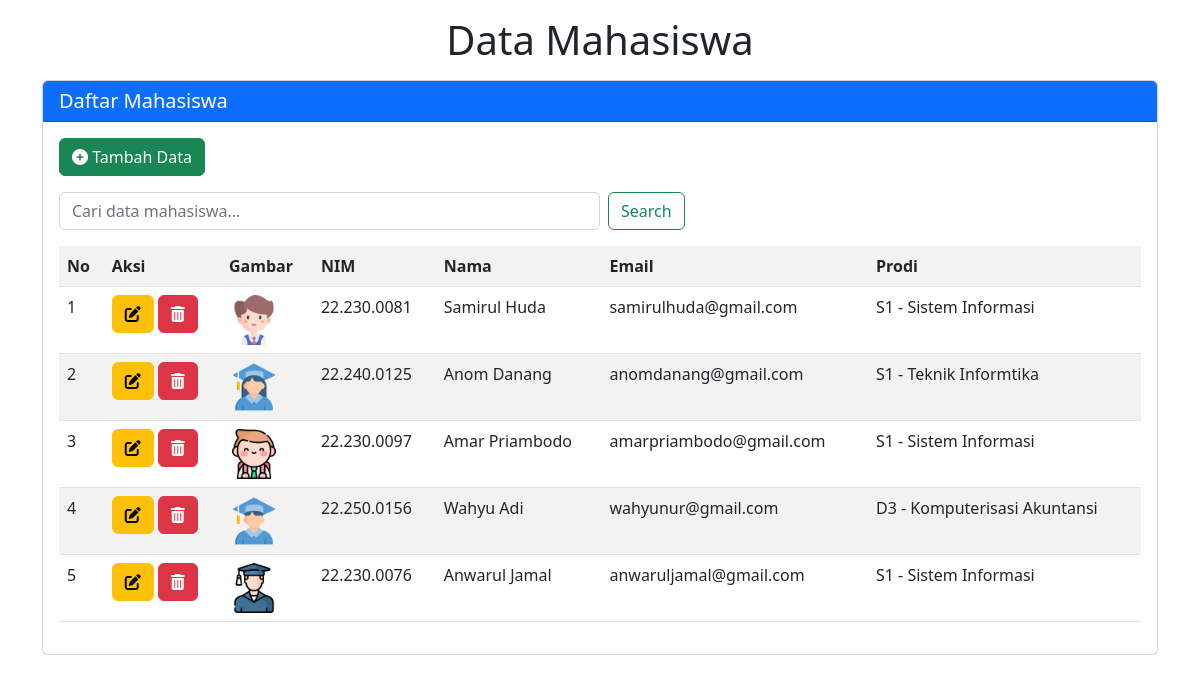
The page / on the database its author committed.
### tables this page shows
CREATE TABLE `mahasiswa` (
  `id` int(11) NOT NULL,
  `gambar` varchar(100) NOT NULL,
  `nim` varchar(11) NOT NULL,
  `nama` varchar(150) NOT NULL,
  `email` varchar(100) NOT NULL,
  `jurusan` varchar(50) NOT NULL
);

### function.php (called while the page is built, shortened)
<?php
    $server = "localhost";
    $user = "root";
    $pass = "";
    $database = "dbmahasiswa";
    $conn = mysqli_connect($server, $user, $pass, $database);
    function query($query) {
        global $conn;
        $result = mysqli_query($conn, $query);
        $rows = [];
        while ( $row = mysqli_fetch_assoc($result) ) {
            $rows[] = $row;
        }
        return $rows;
    }
?>

### index.php (the view, shortened to what this page needs)
<?php
    require 'function.php';
    $mahasiswa = query("SELECT * FROM mahasiswa");
?>
<!DOCTYPE html>
<html lang="en">
<head>
    <link rel="stylesheet" href="https://cdn.jsdelivr.net/npm/bootstrap@5.2.3/dist/css/bootstrap.min.css">
</head>
<body>
    <div class="container">
        <h1 class="text-center mt-3">Data Mahasiswa</h1>
        <div class="card mt-3">
            <h5 class="card-header bg-primary text-white">Daftar Mahasiswa</h5>
            <div class="card-body">
                <button type="button" class="btn btn-success" data-bs-toggle="modal" data-bs-target="#exampleModal">
                <i class="fa-solid fa-circle-plus"></i> Tambah Data
                </button>
                <form class="d-flex mt-3" role="search" action="" method="post">
                    <input class="form-control me-2 w-50" type="search" name="keyword" autocomplete="off" autofocus placeholder="Cari data mahasiswa..." aria-label="Search">
                    <button class="btn btn-outline-success" type="submit" name="cari">Search</button>
                </form>
                <table class="table table-striped table-hover mt-3">
                    <tr>
                        <th>No</th>
                        <th>Aksi</th>
                        <th>Gambar</th>
                        <th>NIM</th>
                        <th>Nama</th>
                        <th>Email</th>
                        <th>Prodi</th>
                    </tr>
                    <?php $i = 1; ?>
                    <?php foreach( $mahasiswa as $row ) : ?>
                    <tr>
                        <td><?= $i; ?></td>
                        <td>
                            <a href="ubah.php?id=<?= $row['id']; ?>"class="btn btn-warning"><i class="fa-solid fa-pen-to-square"></i></a>
                            <a href="hapus.php?id=<?= $row["id"]; ?>" onclick="return confirm('Apakah Anda yakin ingin menghapus data ini?');" class="btn btn-danger"><i class="fa-solid fa-trash-can"></i></a>
                        </td>
                        <td><img src="image/<?= $row['gambar'] ?>" alt="Foto Mahasiswa" width="50"></td>
                        <td><?= $row['nim'] ?></td>
                        <td><?= $row['nama'] ?></td>
                        <td><?= $row['email'] ?></td>
                        <td><?= $row['jurusan'] ?></td>
                    </tr>
                    <?php $i++ ?>
                    <?php endforeach; ?>
                </table>
            </div>
        </div>
    </div>
</body>
</html>

### rows shown on the page
mahasiswa: gambar (picture), nim "22.230.0081", nama "Samirul Huda", email "samirulhuda@gmail.com", jurusan "S1 - Sistem Informasi"
mahasiswa: gambar (picture), nim "22.240.0125", nama "Anom Danang", email "anomdanang@gmail.com", jurusan "S1 - Teknik Informtika"
mahasiswa: gambar (picture), nim "22.230.0097", nama "Amar Priambodo", email "amarpriambodo@gmail.com", jurusan "S1 - Sistem Informasi"
mahasiswa: gambar (picture), nim "22.250.0156", nama "Wahyu Adi", email "wahyunur@gmail.com", jurusan "D3 - Komputerisasi Akuntansi"
mahasiswa: gambar (picture), nim "22.230.0076", nama "Anwarul Jamal", email "anwaruljamal@gmail.com", jurusan "S1 - Sistem Informasi"
